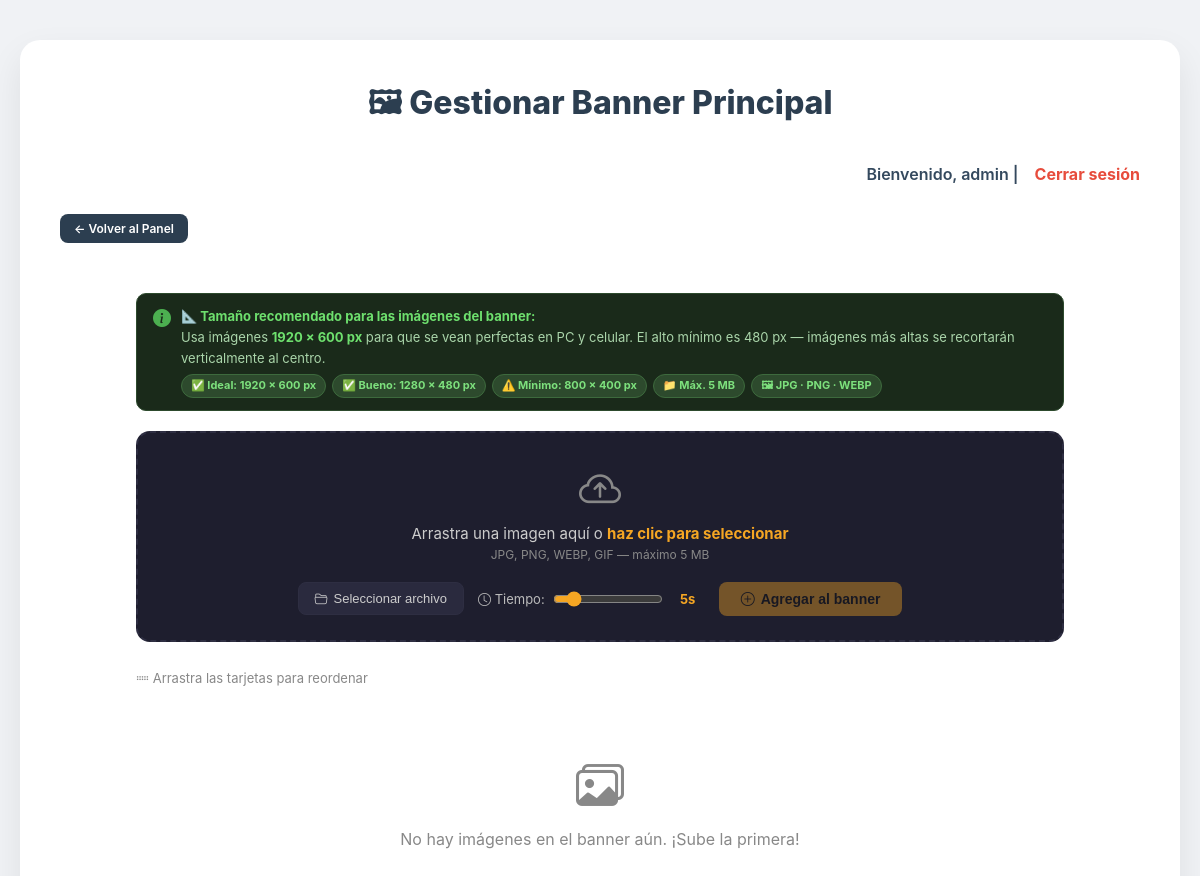
The app's page /login/gestionar_banner.php (signed in), older data.
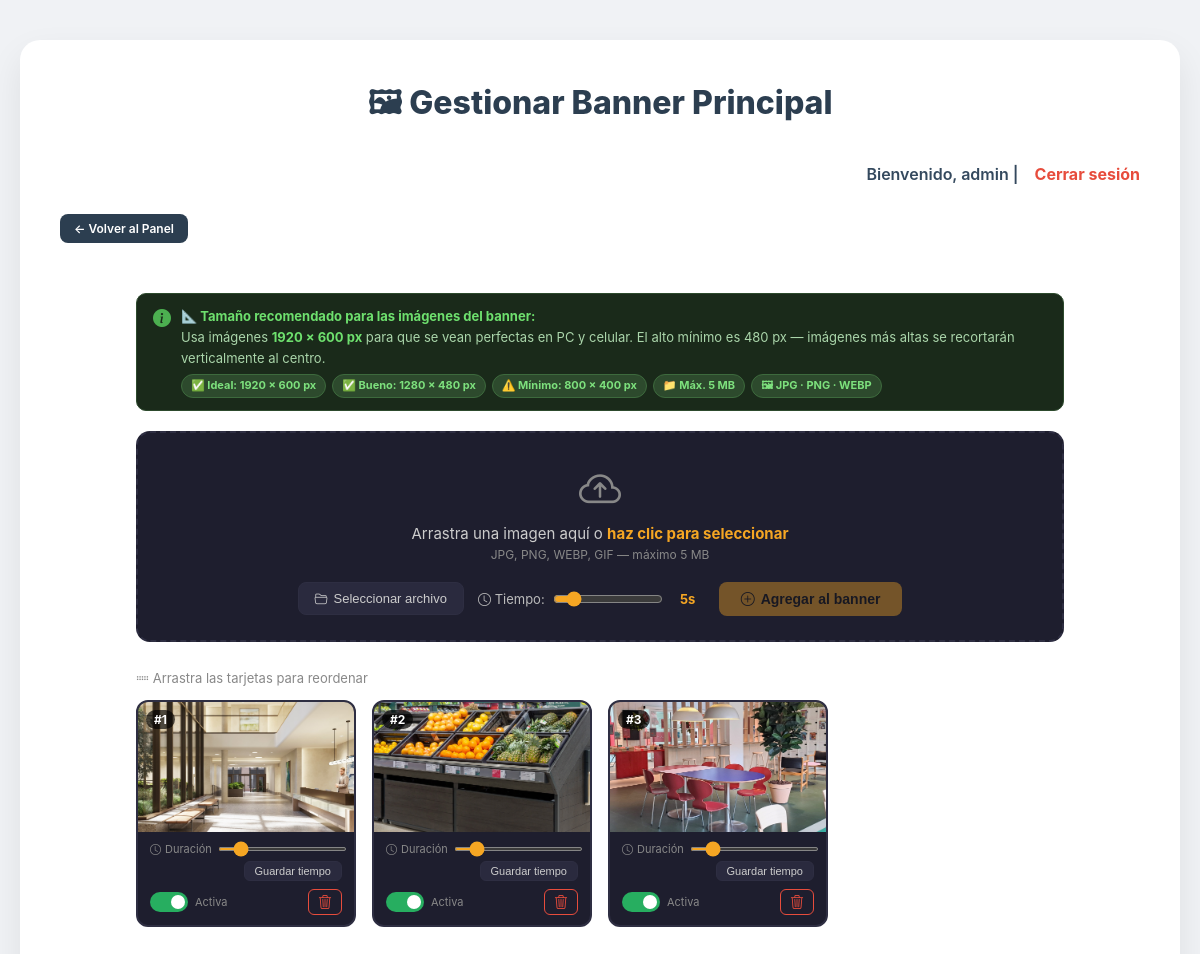
The same page, newer data.
### tables this page shows
CREATE TABLE `banner_carrusel` (
  `id_banner` int(11) NOT NULL,
  `imagen` varchar(255) NOT NULL,
  `orden` int(11) NOT NULL DEFAULT 0,
  `activo` tinyint(1) NOT NULL DEFAULT 1,
  `tiempo_ms` int(11) NOT NULL DEFAULT 5000,
  `creado_en` timestamp NOT NULL DEFAULT current_timestamp()
);

### login/gestionar_banner.php (the view, shortened to what this page needs)
<?php
include '../db.php';
$rol = $_SESSION['rol'];
$banners = $conexion->query("SELECT * FROM banner_carrusel ORDER BY orden ASC, id_banner ASC");
?>
<!DOCTYPE html>
<html lang="es">
<head>
<link rel="stylesheet" href="/guiaempresarial.pe/assets/css/login.css">
<link rel="stylesheet" href="https://cdn.jsdelivr.net/npm/bootstrap-icons@1.11.3/font/bootstrap-icons.min.css">
</head>
<body>
<div class="panel-container">
<section class="panel">
<h1 class="panel-title">🖼 Gestionar Banner Principal</h1>
<div class="usuario-info">
    Bienvenido, <?= htmlspecialchars($_SESSION['usuario']) ?> |
    <a href="cerrar.php">Cerrar sesión</a>
</div>
<?php
$panel_url = ($rol === 'admin') ? 'admin.php' : 'editor.php';
?>
<a href="<?= $panel_url ?>" class="btn" style="margin-bottom:20px;display:inline-block;">← Volver al Panel</a>
<div class="banner-manager">
  <div class="size-tip">
    <i class="bi bi-info-circle-fill"></i>
    <div class="size-tip-text">
      <strong>📐 Tamaño recomendado para las imágenes del banner:</strong><br>
      Usa imágenes <strong>1920 × 600 px</strong> para que se vean perfectas en PC y celular.
      El alto mínimo es 480 px — imágenes más altas se recortarán verticalmente al centro.
      <div class="size-tags">
        <span class="size-tag">✅ Ideal: 1920 × 600 px</span>
        <span class="size-tag">✅ Bueno: 1280 × 480 px</span>
        <span class="size-tag">⚠️ Mínimo: 800 × 400 px</span>
        <span class="size-tag">📁 Máx. 5 MB</span>
        <span class="size-tag">🖼 JPG · PNG · WEBP</span>
      </div>
    </div>
  </div>
  <div class="drop-zone" id="drop-zone">
    <i class="bi bi-cloud-arrow-up drop-icon"></i>
    <span class="drop-label">Arrastra una imagen aquí o <strong>haz clic para seleccionar</strong></span>
    <span class="drop-sublabel">JPG, PNG, WEBP, GIF — máximo 5 MB</span>
    <div class="drop-footer">
      <button class="btn-file-select" id="btn-file-select" type="button">
        <i class="bi bi-folder2-open"></i> Seleccionar archivo
      </button>
      <div class="time-upload-wrap">
        <label for="inp-tiempo"><i class="bi bi-clock"></i> Tiempo:</label>
        <input type="range" id="inp-tiempo" min="1" max="30" value="5" step="1">
        <span class="time-upload-val" id="inp-tiempo-val">5s</span>
      </div>
      <button class="btn-upload" id="btn-subir" disabled>
        <i class="bi bi-plus-circle"></i> Agregar al banner
      </button>
    </div>
  </div>
  <div class="banner-toolbar">
    <span><i class="bi bi-grip-horizontal"></i> Arrastra las tarjetas para reordenar</span>
  </div>
  <div class="banner-grid" id="banner-grid">
    <?php if ($banners && $banners->num_rows > 0): ?>
      <?php $pos = 1; while ($b = $banners->fetch_assoc()): ?>
      <div class="banner-card <?= !$b['activo'] ? 'inactivo' : '' ?>"
           data-id="<?= $b['id_banner'] ?>">
        <span class="card-orden">#<?= $pos++ ?></span>
        <div class="banner-card-img">
          <img src="/guiaempresarial.pe/assets/img/banner/<?= htmlspecialchars($b['imagen']) ?>"
               alt="banner"
               onerror="this.style.display='none';this.nextElementSibling.style.display='flex';">
        </div>
        <div class="banner-card-footer">
          <div class="time-control">
            <div class="time-control-row">
              <label><i class="bi bi-clock"></i> Duración</label>
              <input type="range" class="rng-tiempo" data-id="<?= $b['id_banner'] ?>"
                     min="1" max="30" value="<?= round($b['tiempo_ms'] / 1000) ?>">
              <span class="time-val"><?= round($b['tiempo_ms'] / 1000) ?>s</span>
            </div>
            <button class="btn-save-time" data-id="<?= $b['id_banner'] ?>">Guardar tiempo</button>
          </div>
          <div class="card-controls">
            <div style="display:flex;align-items:center;gap:7px;">
              <label class="switch">
                <span class="slider-sw"></span>
              </label>
              <span class="estado-label"><?= $b['activo'] ? 'Activa' : 'Inactiva' ?></span>
            </div>
            <button class="btn-del btn-eliminar" data-id="<?= $b['id_banner'] ?>" title="Eliminar">
              <i class="bi bi-trash3"></i>
            </button>
          </div>
        </div>
      </div>
      <?php endwhile; ?>
    <?php else: ?>
      <div class="empty-state">
        <i class="bi bi-images"></i>
        No hay imágenes en el banner aún. ¡Sube la primera!
      </div>
    <?php endif; ?>
  </div>
</div>
</section>
</div>
</body>
</html>

### assets/css/login.css (style rules this page uses)
* { margin: 0; padding: 0; box-sizing: border-box; }
body { font-family: 'Inter', sans-serif; background: #f0f2f5; min-height: 100vh; color: #2c3e50; display: flex; flex-direction: column; }
.panel-container { display: flex; justify-content: center; padding: 40px 20px; }
.panel { width: 100%; max-width: 1400px; background: #ffffff; border-radius: 20px; box-shadow: 0 15px 35px rgba(0,0,0,0.08); padding: 40px; }
.panel-title { text-align: center; font-size: 32px; margin-bottom: 30px; font-weight: 800; color: #2c3e50; }
.usuario-info { text-align: right; margin-bottom: 30px; font-weight: 600; color: #34495e; }
.usuario-info a { text-decoration: none; margin-left: 12px; color: #e74c3c; font-weight: 700; transition: all 0.3s ease; }
.panel .btn { padding: 7px 14px; border: none; border-radius: 8px; background: #2c3e50; color: #ffffff; font-weight: 600; font-size: 12px; cursor: pointer; text-decoration: none; transition: all 0.25s ease; display: inline-block; }

Row changes from the older to the newer data that the page shows:
added banner_carrusel: imagen (picture), tiempo_ms "5", activo "Activa"
added banner_carrusel: imagen (picture), tiempo_ms "5", activo "Activa"
added banner_carrusel: imagen (picture), tiempo_ms "5", activo "Activa"
Text that changed along with them:
text no longer shown: "No hay imágenes en el banner aún. ¡Sube la primera!"
